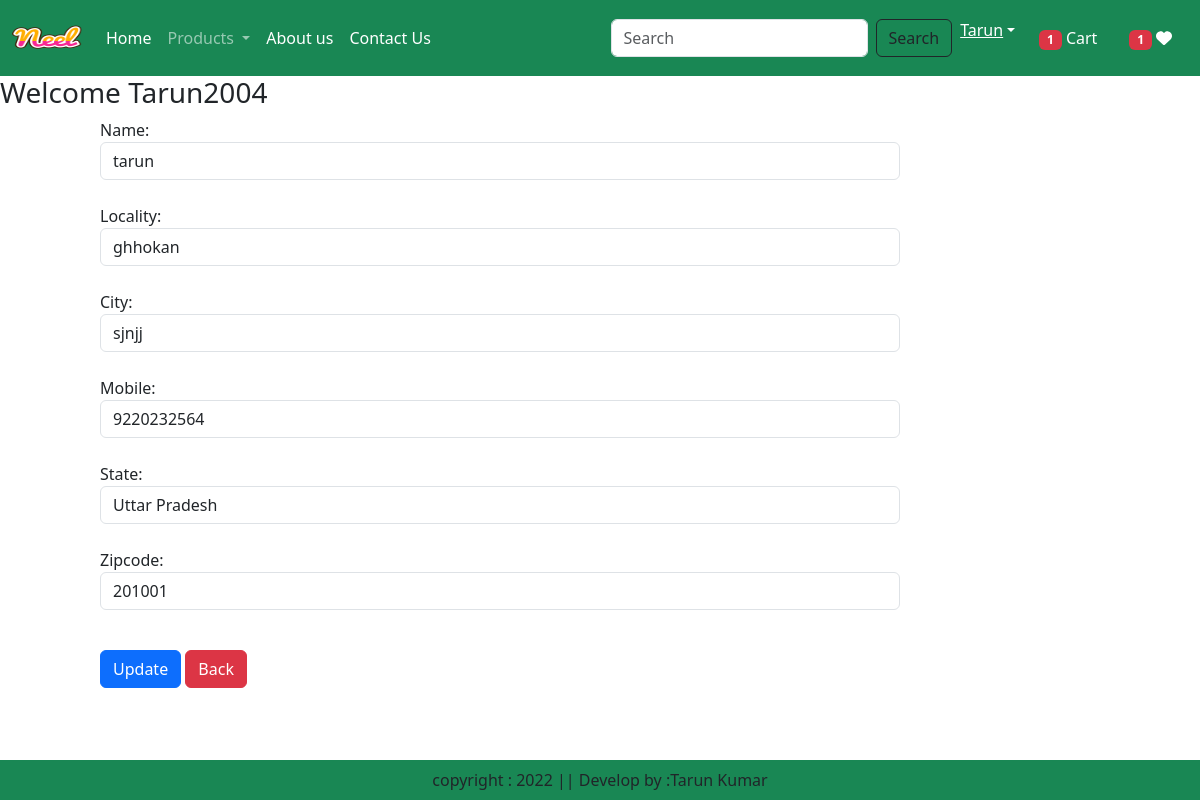
Screenshot of /updateAddress/5/ (signed in) with the database file from the repository.
### app/models.py (models this page shows, shortened)
class Customer(models.Model):
    user=models.ForeignKey(User,on_delete=models.CASCADE)
    name=models.CharField(max_length=200)
    locality=models.CharField(max_length=200)
    city=models.CharField(max_length=50)
    mobile=models.IntegerField(default=0)
    zipcode=models.IntegerField()
    state=models.CharField(choices=STATE_CHOICES,max_length=100)

### app/views.py (the view, shortened to what this page needs)
# urls.py: path('updateAddress/<int:pk>/',views.updateAddress.as_view(),name='updateAddress'),
@method_decorator(login_required,name='dispatch')
class updateAddress(View):
    def get(self,request, pk):
        add=Customer.objects.get(pk=pk)
        form=CustomerProfileForm(instance=add)
        totalitem=0
        wishitem=0
        if request.user.is_authenticated:
          totalitem=len(Cart.objects.filter(user=request.user))
          wishitem=len(Wishlist.objects.filter(user=request.user))
        return render(request,'app/updateAddress.html',locals())

### app/forms.py
class CustomerProfileForm(forms.ModelForm):
   class Meta:
      model=Customer
      fields=['name','locality','city','mobile','state','zipcode']
      widgets={
         'name':forms.TextInput(attrs={'class':'form-control'}),
         'locality':forms.TextInput(attrs={'class':'form-control'}),
         'city':forms.TextInput(attrs={'class':'form-control'}),
         'mobile':forms.NumberInput(attrs={'class':'form-control'}),
         'state':forms.Select(attrs={'class':'form-control'}),
         'zipcode':forms.NumberInput(attrs={'class':'form-control'}),
      }

### app/templates/app/updateAddress.html (shortened to what this page needs)
{% extends 'app/base.html' %}
{% load static %}
{% block main-content %}
<div class="row">
    <h3>Welcome <span class="text-capitalize">{{request.user}}</span></h3>
    </div>
    <div class="col-sm-8 offset-sm-1">
        <form action="" method="post">
            {% for fm in form %}
              {{fm.label_tag}}{{fm}}<small class="text-danger">{{fm.errors|striptags}}</small><br>
            {% endfor %}
            <div class="col-12 mt-3">
                <button type="submit" class="btn btn-primary">Update</button>
                <a href="{% url 'address' %}" type="button" class="btn btn-danger">Back</a>
            </div>
        </form>
    </div>
{% endblock main-content %}

### rows the page displays
Customer: form "tarun" "ghhokan" "sjnjj" "9220232564" "Uttar Pradesh" "201001"

### other values shown
{{ totalitem }} "1"
{{ wishitem }} "1"
{{ request.user }} "Tarun2004"
{{ fm.label_tag }} "Name:" "Locality:" "City:" "Mobile:" "State:" "Zipcode:"
